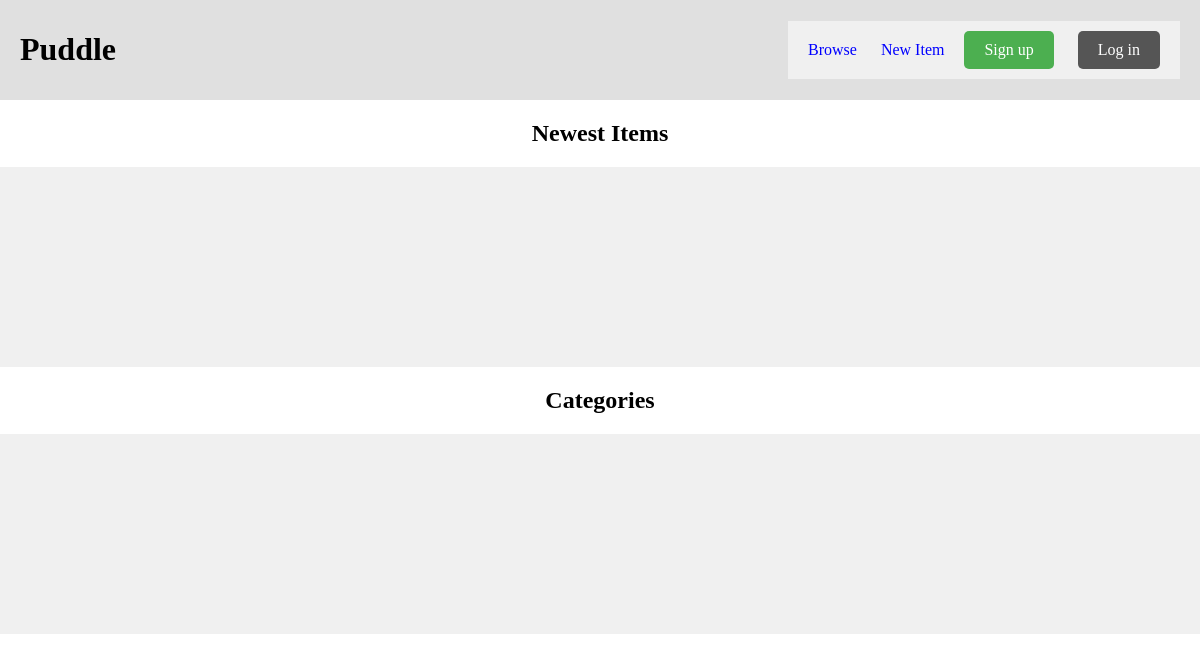
The app's page /, older data.
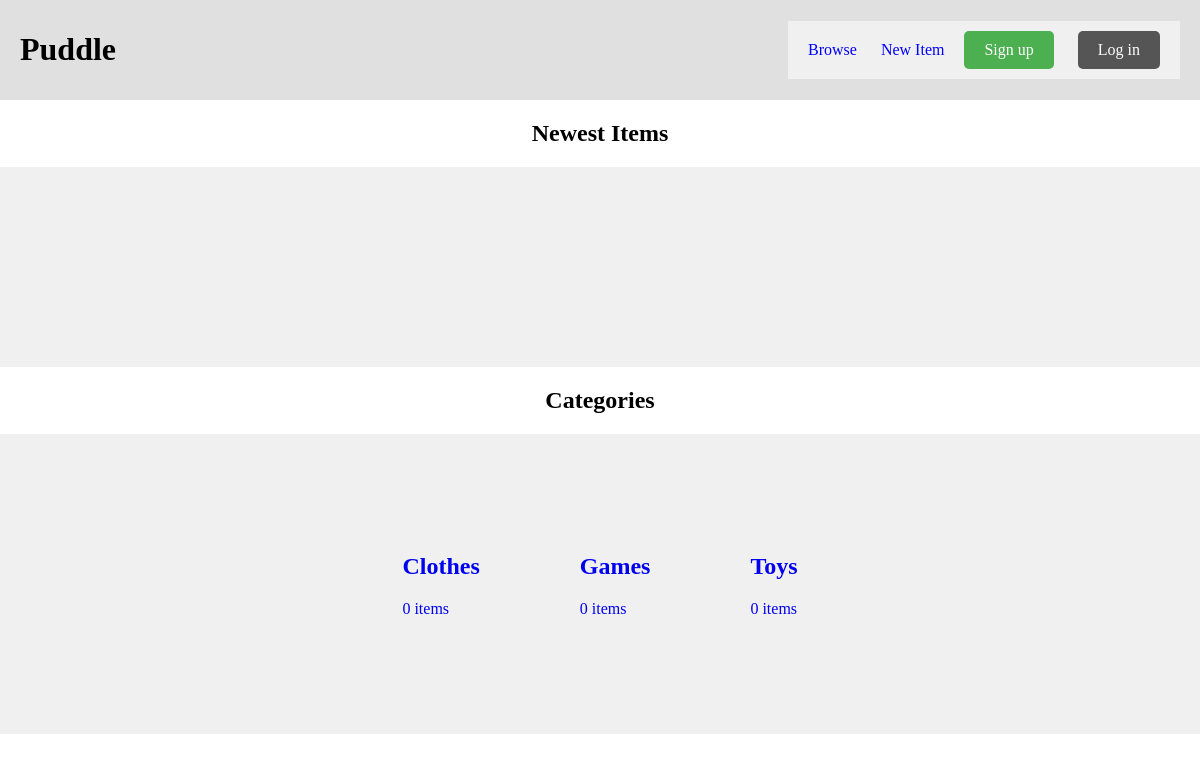
The same page, newer data.
### item/models.py (models this page shows, shortened)
class Category(models.Model):
    name = models.CharField(max_length=255)
    class Meta:
        ordering = ('name',)
        verbose_name_plural = "Categories"

### core/views.py (the view)
# urls.py: path('', index, name="index"),
def index(request):
    items = Item.objects.filter(is_sold=False)[0:6]
    categories = Category.objects.all()
    return render(request, "core/index.html", {
        'categories': categories,
        'items': items
    })

### core/templates/core/index.html (shortened to what this page needs)
{% extends 'core/base.html' %}
{% load static %}
{% block body %}
    <h2 class="new">Newest Items</h2>
    <div class="grid">
    </div>
    <h2 class="new">Categories</h2>
<div class="grid">
    {% for category in categories %}
    <div class="py">
        <a href="#">
            <div class="price">
                <h2>{{ category.name }}</h2>
                <p>{{ category.items.count }} items</p>
            </div>
        </a>
    </div>
    {% endfor %}
</div>
{% endblock %}

Row changes from the older to the newer data that the page shows:
added Category: name "Clothes", items.count "0"
added Category: name "Games", items.count "0"
added Category: name "Toys", items.count "0"
